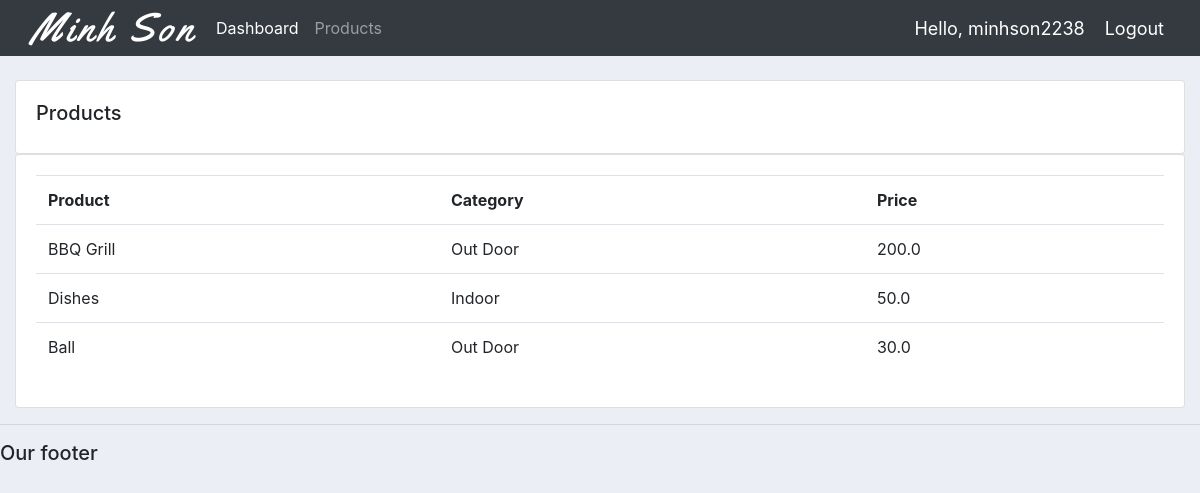
/products/ (signed in), run on the app's committed database.
### accounts/models.py (models this page shows, shortened)
class Product(models.Model):
	CATEGORY = (
			('Indoor', 'Indoor'),
			('Out Door', 'Out Door'),
			)
	name = models.CharField(max_length=200, null=True)
	price = models.FloatField(null=True)
	category = models.CharField(max_length=200, null=True, choices=CATEGORY)
	description = models.CharField(max_length=200, null=True, blank=True)
	date_created = models.DateTimeField(auto_now_add=True, null=True)
	tags = models.ManyToManyField(Tag)

### accounts/decorators.py (the view)
		def wrapper_func(request, *args, **kwargs):
			group = None
			if request.user.groups.exists():
				group = request.user.groups.all()[0].name
			if group in allowed_roles:
				return view_func(request, *args, **kwargs)
			else:
				return HttpResponse('You are not authorized to view this page')

### accounts/views.py (called while the page is built)
@login_required(login_url='login')
@allowed_users(allowed_roles=['admin'])
def products(request):
	products = Product.objects.all()
	return render(request, 'accounts/products.html', {'products':products})

### accounts/templates/accounts/products.html
{%  extends 'accounts/main.html' %}
{% block content %}
		<br>
		<div class="row">
			<div class="col-md">
				<div class="card card-body">
					<h5>Products</h5>
				</div>
				<div class="card card-body">
					<table class="table">
						<tr>
							<th>Product</th>
							<th>Category</th>
							<th>Price</th>
						</tr>
						{% for i in products %}
							<tr>
								<td>{{i.name}}</td>
								<td>{{i.category}}</td>
								<td>{{i.price}}</td>
							</tr>
						{% endfor %}
					</table>
				</div>
			</div>
		</div>
{% endblock content %}

### accounts/templates/accounts/navbar.html (shortened to what this page needs)
{% load static %}
<nav class="navbar navbar-expand-lg navbar-dark bg-dark">
  <img src="{% static 'images/logo.jpg' %}">
  <div class="collapse navbar-collapse" id="navbarNav">
    <ul class="navbar-nav">
      {% if request.user.is_staff %}
      <li class="nav-item active">
        <a class="nav-link" href="{% url 'home' %}">Dashboard</a>
      </li>
      <li class="nav-item">
        <a class="nav-link" href="{% url 'products' %}">Products</a>
      </li>
      {% else %}
       <li class="nav-item">
        <a class="nav-link" href="{% url 'account' %}">Settings</a>
      </li>
      {% endif %}
    </ul>
  </div>
  <span class="hello-msg">Hello, {{request.user}}</span>
  <span ><a  class="hello-msg" href="{% url 'logout' %}">Logout</a></span>
</nav>

### static/css/main.css (style rules this page uses)
body { background-color: #ebeff5; }

### accounts/templates/accounts/navbar.html (style rules this page uses)
.hello-msg { font-size: 18px; color: #fff; margin-right: 20px; }

### data on the page
Product: name "BBQ Grill", category "Out Door", price "200.0"
Product: name "Dishes", category "Indoor", price "50.0"
Product: name "Ball", category "Out Door", price "30.0"

### other printed values
{{ request.user }} "minhson2238"
